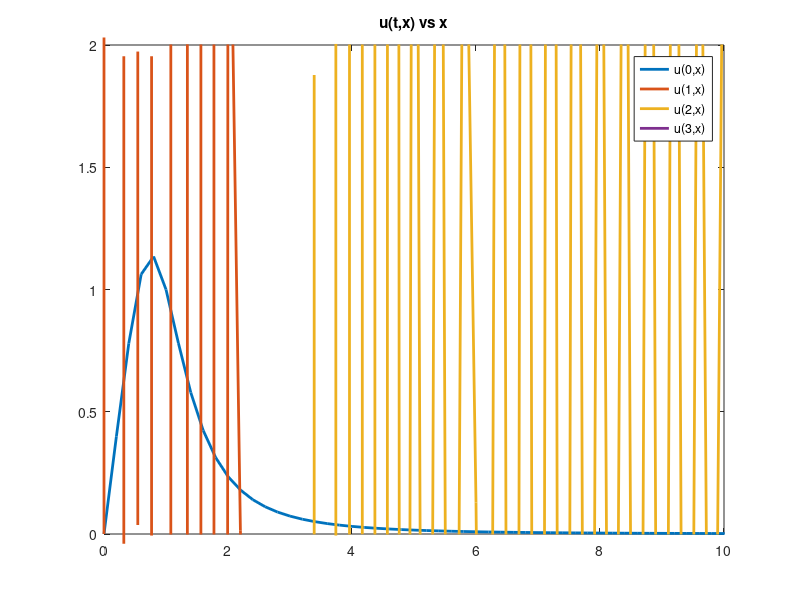

Recreate this plot in MATLAB.

function drug1
    dt = 0.02;
    dx = 0.2;

    x = 0:dx:20;
    t = 0:dt:3;

    Tmax = length(t);
    Xmax = length(x);

    u(:,1) = 0;
    u(:,Xmax) = 0;

    u(1 ,:) = (2.*x)./(1 + (x.^4)); plot(x,u(1 ,:) , 'linewidth',2); axis ([0 10 0 2]);
    hold on;

    for n = 1:(Tmax - 1) for k = 2:(Xmax - 1)
        u(n+1,k) = ((0.5*dt/(dx^2))*(u(n,k-1)-(2*u(n,k))+u(n,k+1))) + (2*dt*(u(n,k) - u(n,k-1))/dx) - u(n,k);
    end
        graph = n*dt
        if (graph==1 || graph==2 || graph==3)
            axis ([0 10 0 2]);
            plot(x,u(n,:),'linewidth',2);
            hold on;
        end
    end
    title('u(t,x) vs x');
    legend( 'u(0,x)' , 'u(1,x)', 'u(2,x)' ,'u(3,x)')
